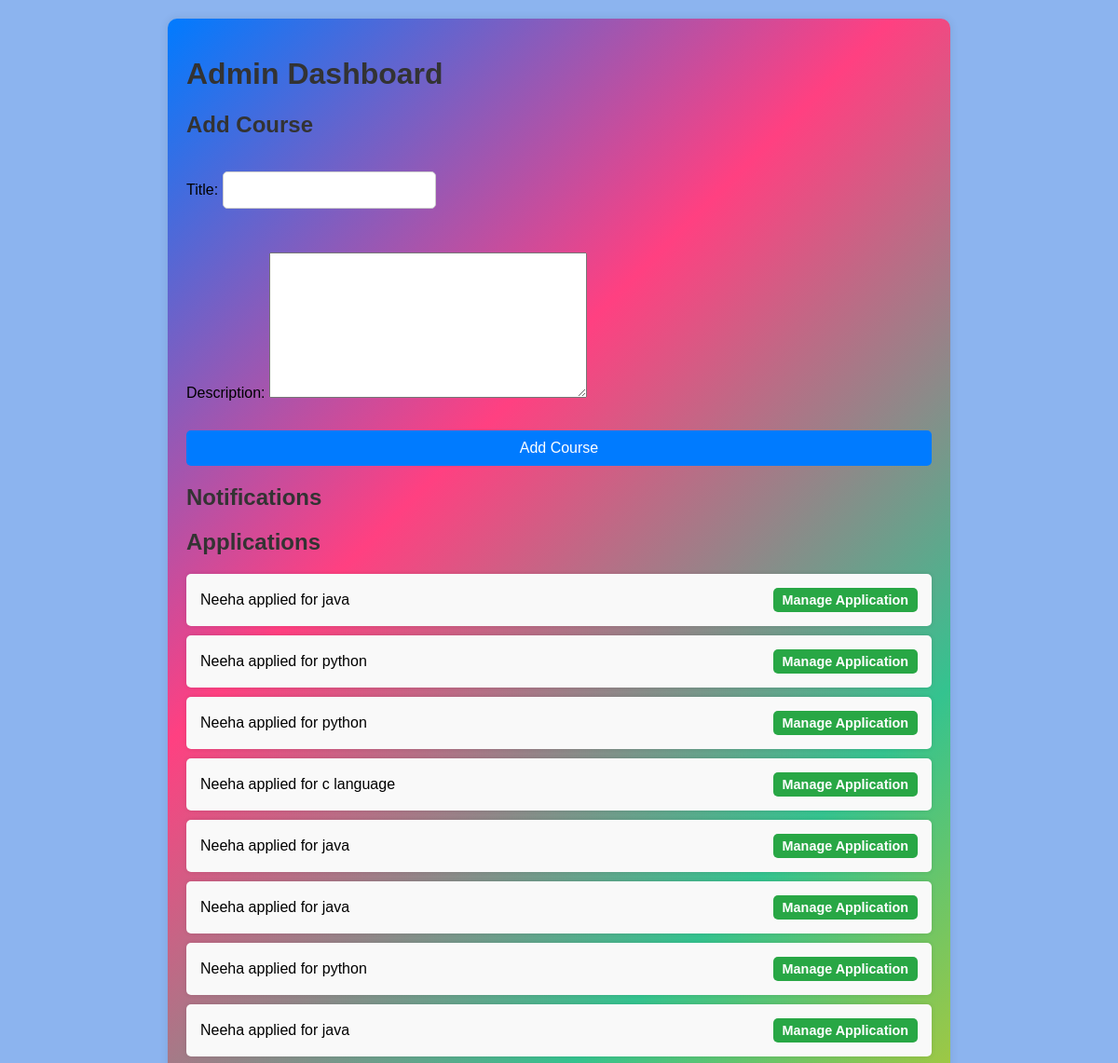
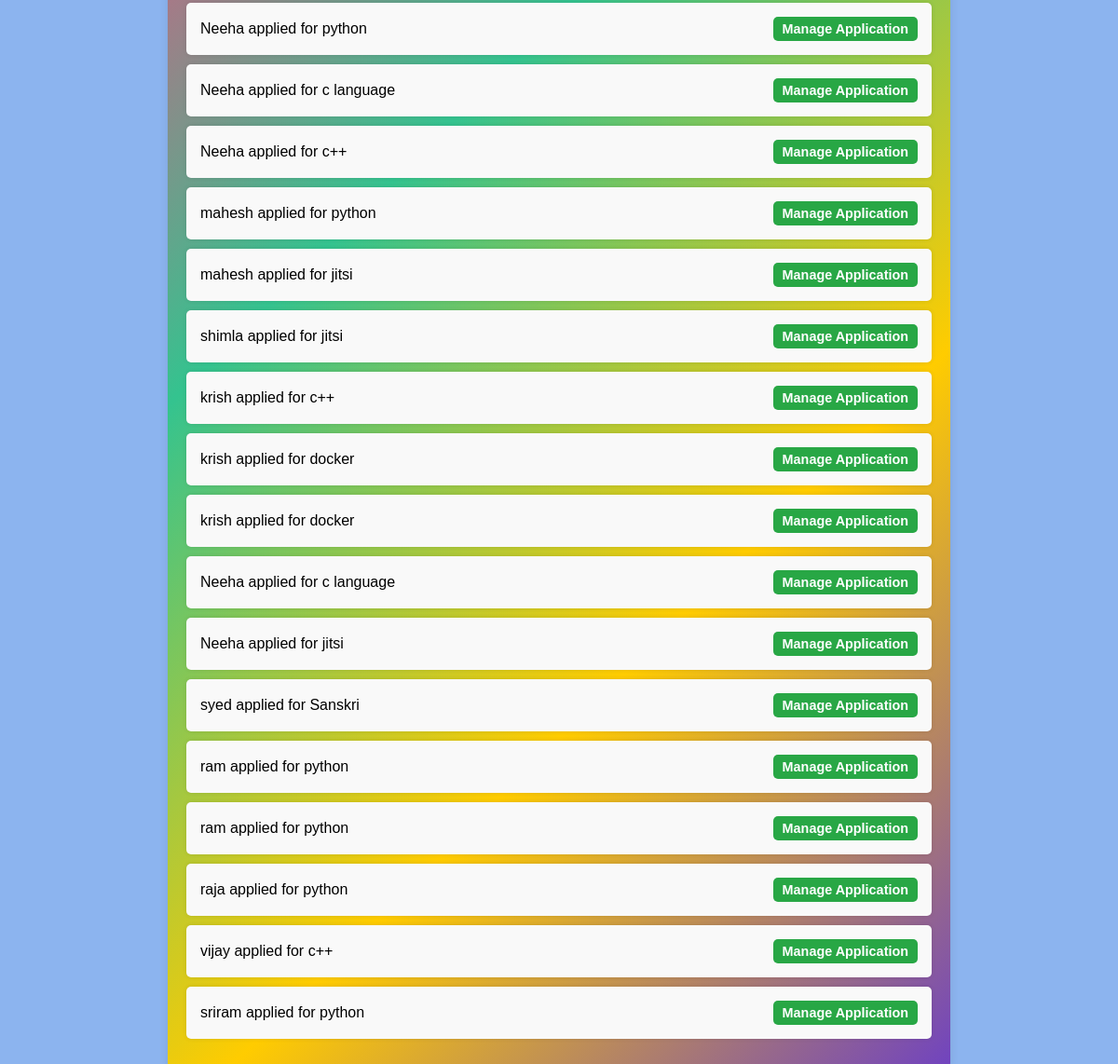
/head/dashboard/ (signed in), run on the app's committed database (2 pictures, top to bottom).
### admissions/models.py (models this page shows, shortened)
class CourseApplication(models.Model):
    name = models.CharField(max_length=100)
    age = models.IntegerField()
    dob = models.DateField(null=True, blank=True)  # Allow NULL values for dob
    qualification = models.CharField(max_length=100)
    course = models.ForeignKey(Course, on_delete=models.CASCADE)
    student = models.ForeignKey(Student, on_delete=models.CASCADE)
    reviewed = models.BooleanField(default=False)

class Student(models.Model):
    user = models.OneToOneField(User, on_delete=models.CASCADE)
    courses = models.ManyToManyField(Course, through='CourseApplication')

class Course(models.Model):
    title = models.CharField(max_length=100)
    description = models.TextField()

### admissions/views.py (the view)
# urls.py: path('head/dashboard/', views.admin_dashboard, name='admin_dashboard'),
@login_required
def admin_dashboard(request):
    if request.method == 'POST':
        form = CourseForm(request.POST)
        if form.is_valid():
            form.save()
            return redirect('admin_dashboard')
    else:
        form = CourseForm()
    courses = Course.objects.all()
    applications = CourseApplication.objects.all()
    return render(request, 'admin_dashboard.html', {'form': form, 'courses': courses, 'applications': applications})

### admissions/forms.py
class CourseForm(forms.ModelForm):
    class Meta:
        model = Course
        fields = ['title', 'description']

### admissions/templates/admin_dashboard.html (shortened to what this page needs)
<!DOCTYPE html>
<html>
<head>
</head>
<body>
    <div class="container">
        <h1>Admin Dashboard</h1>
        <h2>Add Course</h2>
        <form method="post">
            {{ form.as_p }}
            <button type="submit">Add Course</button>
        </form>
        <h2>Notifications</h2>
        <h2>Applications</h2>
        <ul>
            {% for application in applications %}
            <li class="application">
                {{ application.student.user.username }} applied for {{ application.course.title }}
                {% if application.accepted %}
                    <span class="accepted">Accepted</span>
                {% elif application.rejected %}
                    <span class="rejected">Rejected</span>
                {% else %}
                    <a href="{% url 'manage_application_by_id' application.id %}">Manage Application</a>
                {% endif %}
            </li>
            {% endfor %}
        </ul>
    </div>
</body>
</html>

### admissions/templates/admin_dashboard.html (style rules this page uses)
body { font-family: Arial, sans-serif; background-color: #8cb4ef; margin: 0; padding: 20px; }
.container { max-width: 800px; margin: 0 auto; background: linear-gradient(135deg, #007bff, #ff4081, #34c38f, #ffcc00, #6f42c1); padding: 20px; border-radius: 10px; box-shadow: 0 0 10px rgba(0, 0, 0, 0.1); }
h1, h2 { color: #333; }
form { display: flex; flex-direction: column; gap: 15px; }
form input, form button { padding: 10px; font-size: 1em; border-radius: 5px; border: 1px solid #ccc; }
form button { background-color: #007bff; color: #fff; border: none; cursor: pointer; transition: background-color 0.3s; }
ul { list-style: none; padding: 0; }
li { background: #f9f9f9; margin: 10px 0; padding: 15px; border-radius: 5px; box-shadow: 0 0 5px rgba(0, 0, 0, 0.1); display: flex; justify-content: space-between; align-items: center; }
li span, li a { font-weight: bold; }
.notification a, .application a { background-color: #28a745; color: #fff; padding: 5px 10px; border-radius: 5px; text-decoration: none; transition: background-color 0.3s; }
.notification a, .application a { font-size: 0.9em; }

### data on the page
CourseApplication: student.user.username "Neeha", course "java"
CourseApplication: student.user.username "Neeha", course "python"
CourseApplication: student.user.username "Neeha", course "python"
CourseApplication: student.user.username "Neeha", course "c language"
CourseApplication: student.user.username "Neeha", course "java"
CourseApplication: student.user.username "Neeha", course "java"
CourseApplication: student.user.username "Neeha", course "python"
CourseApplication: student.user.username "Neeha", course "java"
CourseApplication: student.user.username "Neeha", course "python"
CourseApplication: student.user.username "Neeha", course "c language"
CourseApplication: student.user.username "Neeha", course "c++"
CourseApplication: student.user.username "mahesh", course "python"
CourseApplication: student.user.username "mahesh", course "jitsi"
CourseApplication: student.user.username "shimla", course "jitsi"
CourseApplication: student.user.username "krish", course "c++"
CourseApplication: student.user.username "krish", course "docker"
CourseApplication: student.user.username "krish", course "docker"
CourseApplication: student.user.username "Neeha", course "c language"
CourseApplication: student.user.username "Neeha", course "jitsi"
CourseApplication: student.user.username "syed", course "Sanskri"
CourseApplication: student.user.username "ram", course "python"
CourseApplication: student.user.username "ram", course "python"
CourseApplication: student.user.username "raja", course "python"
CourseApplication: student.user.username "vijay", course "c++"
CourseApplication: student.user.username "sriram", course "python"
